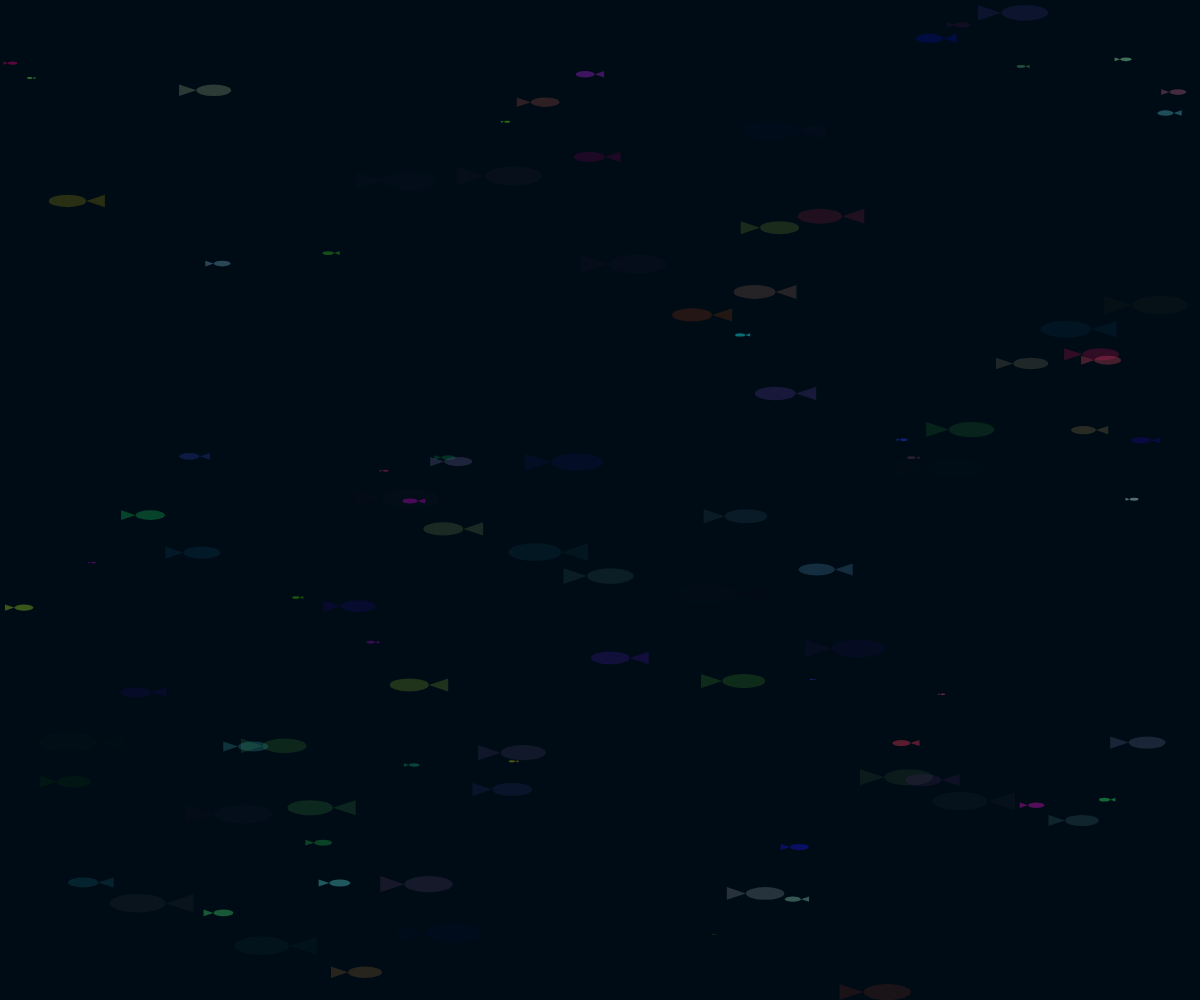
Frame 1 (no input)
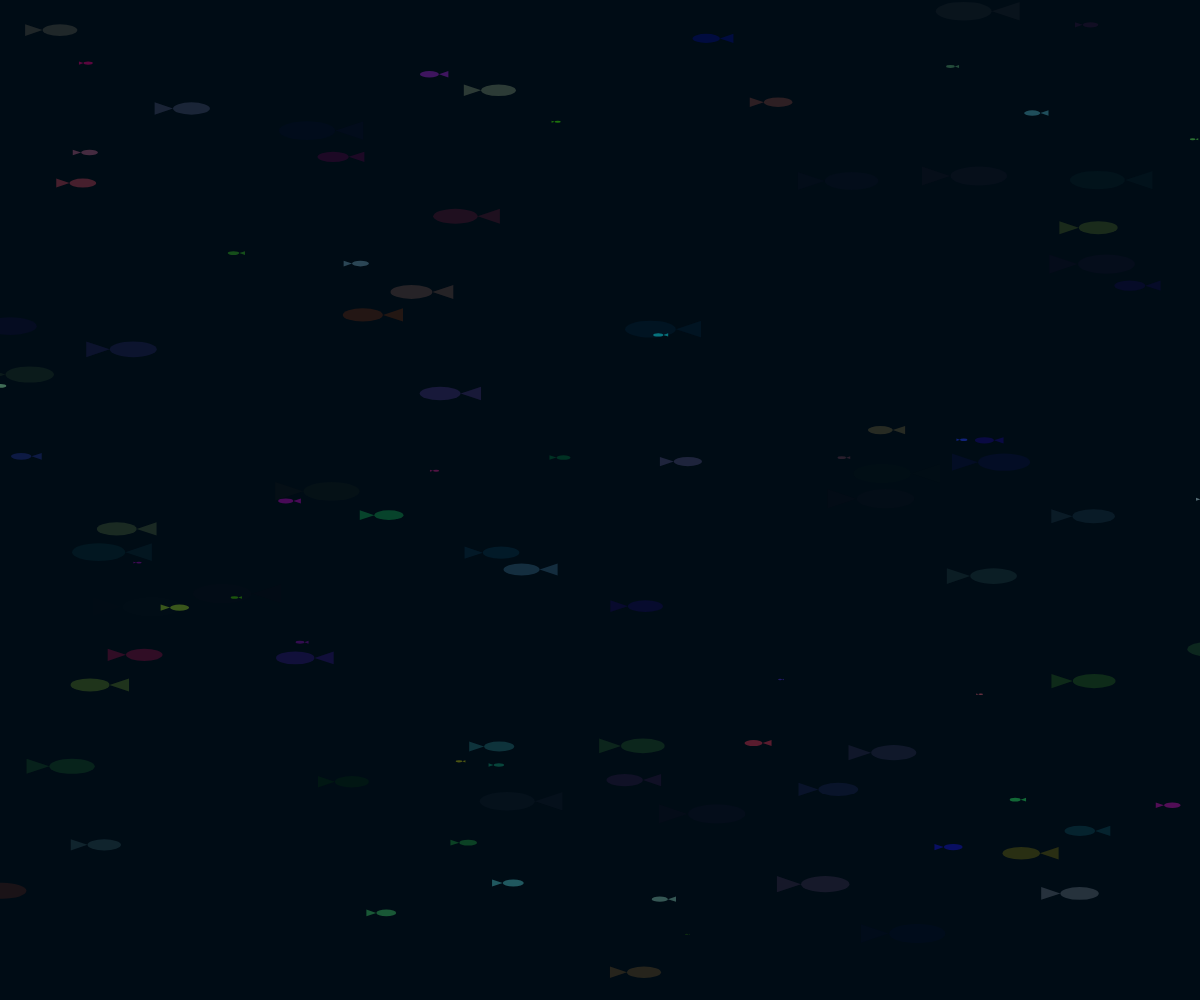
Frame 60 (no input)
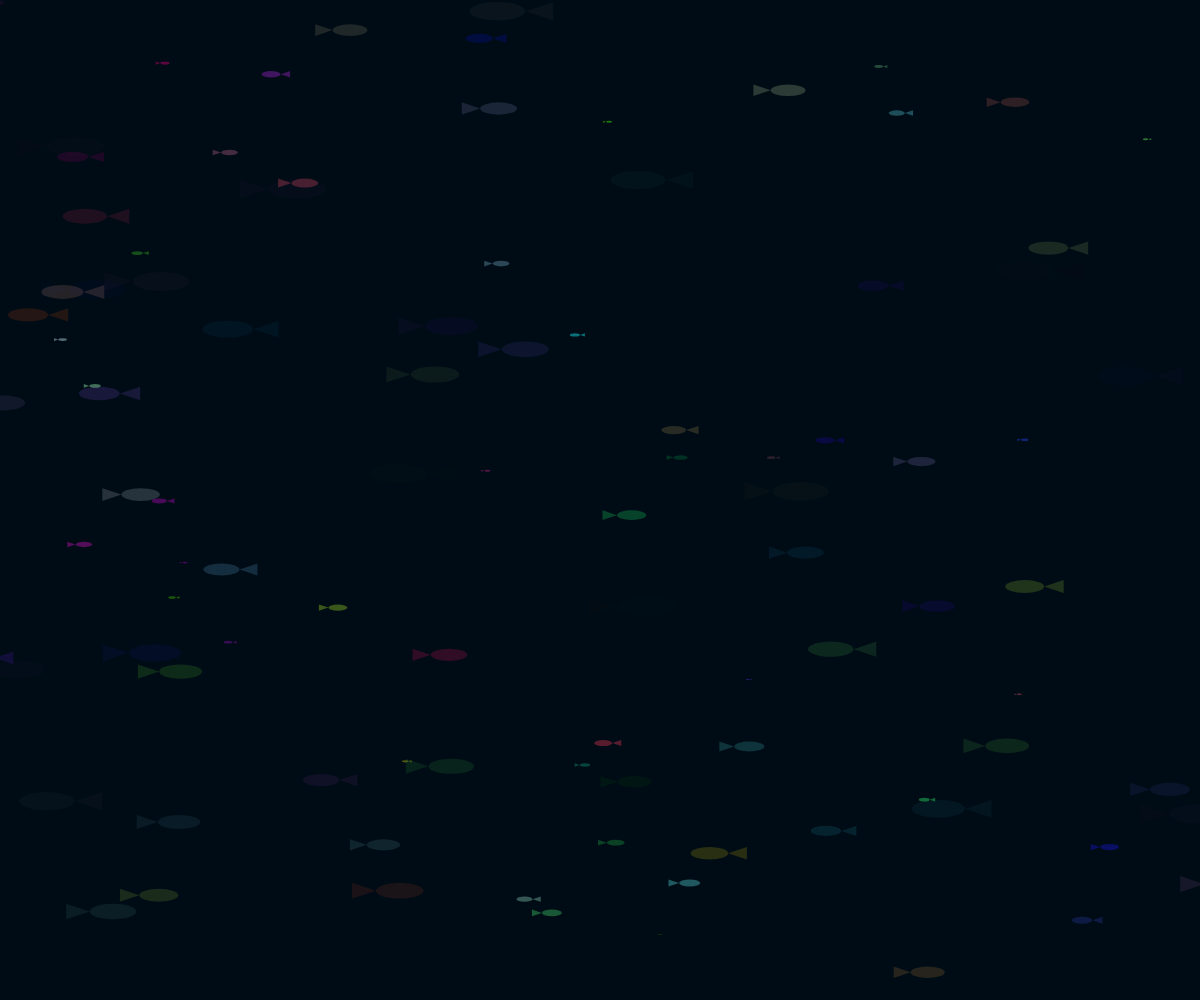
Frame 120 (the mouse pressed at the canvas centre since frame 60)

The p5.js sketch that drew these frames (run headless with seeded random() and noise() and a simulated clock; from frame 60 on, the mouse is pressed at the canvas centre):

// p5.js sketch
// ── sketch.js
// number of fish
const fishNum = 100;

// maximum size
const maxWidth = 90;
const maxHeight = 20;

// pixels per second
const maxSpeed = 500;

const fish = [];

class Fish {
	x;
	y;
	z;
	width;
	height;
	speed;
	direction;
	color;

	constructor(x, y, z, width, height, speed, direction, color) {
		this.x = x;
		this.y = y;
		this.z = z;
		this.width = width;
		this.height = height;
		this.speed = speed;
		this.direction = direction;
		this.color = color;
	}

	update() {
		this.x += this.speed / Math.max(getFrameRate(), getTargetFrameRate()) * this.direction;

		if (this.x > width || this.x < 0 - this.width) {
			this.x = this.direction > 0
				? this.width * -1
				: width;
			this.y = random(0, height - this.height);
		}
	}

	draw() {
		const deltaX = this.width / 3;
		const deltaY = this.height / 2;
		scoped(() => {
			fill(this.color);

			// verso dx
			if(this.direction > 0){
				triangle(
					this.x + deltaX, this.y + deltaY,
					this.x, this.y + 2 * deltaY,
					this.x, this.y
				);
				ellipse(
					this.x + deltaX,
					this.y,
					deltaX * 2,
					this.height
				);
				return;
			}

			// verso sx
			triangle(
				this.x + this.width - deltaX, this.y + deltaY,
				this.x + this.width, this.y + 2 * deltaY,
				this.x + this.width, this.y
			);
			ellipse(
				this.x,
				this.y,
				deltaX * 2,
				this.height
			);
		});
	}
}

function scoped(f){
	push();
	f();
	pop();
}

function setup() {
	createCanvas(windowWidth, windowHeight);
	noStroke();
	ellipseMode(CORNER);

	for(let i = 0; i < fishNum; i++){
		const z = random(0.05, 1);

		const _width = maxWidth * z;
		const _height = maxHeight * z;
		const speed = maxSpeed * z;
		const alpha = 127 * (1 - z);

		fish.push(
			new Fish(
				random(0, width - _width),
				random(0, height - _height),
				z,
				_width,
				_height,
				speed,
				Math.random() > 0.5 ? 1 : -1,
				color(random(0, 255), random(0, 255), random(0, 255), alpha)
			)
		);
	}
}

function windowResized() {
	resizeCanvas(windowWidth, windowHeight);
}

function draw(){
	background(0, 12, 21);

	for(const leFish of fish){
		leFish.update();
		leFish.draw();
	}
}
